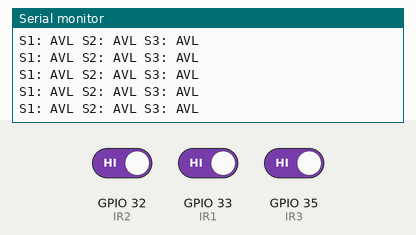
The sketch below on a simulated ESP32. Parts: the last lines printed to the serial monitor. Inputs (shaded band) come from the test bench; at power-on: GPIO 32 (IR2) HIGH, GPIO 33 (IR1) HIGH, GPIO 35 (IR3) HIGH. WiFi joins after 1.5 s; servers stay silent unless stated; no MQTT or app messages arrive unless stated.

Above: at 2.7 s.
2.8 s: GPIO 32 (IR2) driven LOW
At 3.4 s:
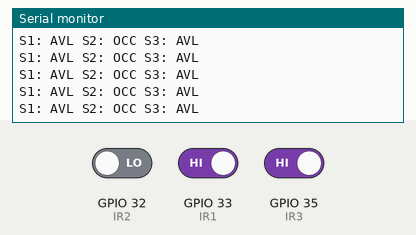
4.7 s: GPIO 33 (IR1) driven LOW
At 5.3 s:
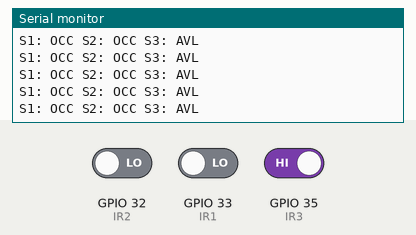
6.6 s: GPIO 35 (IR3) driven LOW
At 7.7 s:
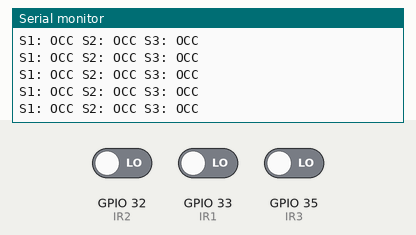
8.5 s: GPIO 32 (IR2) driven HIGH
At 9.0 s:
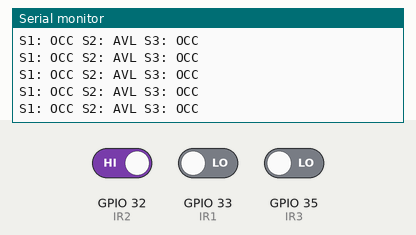
10.4 s: GPIO 33 (IR1) driven HIGH
At 11.2 s:
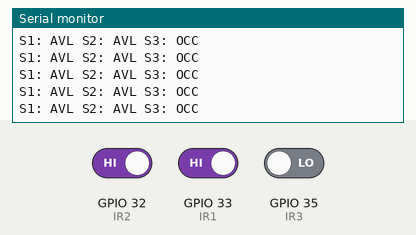
12.3 s: GPIO 32 (IR2) driven LOW
At 13.2 s:
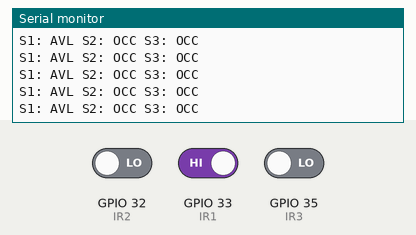

Measured:
- after the input at 2.8 s, the serial monitor: prints a new line at once (image 1)
- after the input at 4.7 s, the serial monitor: prints a new line at once (image 2)
- after the input at 6.6 s, the serial monitor: prints a new line at once (image 3)
- after the input at 8.5 s, the serial monitor: prints a new line at once (image 4)
- after the input at 10.4 s, the serial monitor: prints a new line at once (image 5)
- after the input at 12.3 s, the serial monitor: prints a new line at once (image 6)

The sketch:

ir_sensor.ino
```cpp
#include <WiFi.h>
#include <PubSubClient.h>

// WiFi
const char* ssid = "Nigga";
const char* password = "gllc8939";

// MQTT
const char* mqtt_server = "192.168.155.44";
const int mqtt_port = 1883;

// IR sensors (3 parking slots)
#define IR1 33
#define IR2 32
#define IR3 35

WiFiClient espClient;
PubSubClient client(espClient);

void setup() {
  Serial.begin(115200);

  pinMode(IR1, INPUT);
  pinMode(IR2, INPUT);
  pinMode(IR3, INPUT);

  // connect WiFi
  WiFi.begin(ssid, password);
  Serial.print("Connecting WiFi");
  while (WiFi.status() != WL_CONNECTED) {
    delay(500);
    Serial.print(".");
  }
  Serial.println("\nWiFi Connected");

  // connect MQTT
  client.setServer(mqtt_server, mqtt_port);
  while (!client.connected()) {
    Serial.print("Connecting MQTT...");
    if (client.connect("ESP32_Parking")) {
      Serial.println("Connected");
    } else {
      Serial.println("Retry...");
      delay(2000);
    }
  }
}

void loop() {

  if (!client.connected()) {
    while (!client.connected()) {
      client.connect("ESP32_Parking");
      delay(2000);
    }
  }

  // read sensors
  int s1 = digitalRead(IR1);
  int s2 = digitalRead(IR2);
  int s3 = digitalRead(IR3);

  // LOW = car detected
  if (s1 == LOW) client.publish("parking/slot1", "OCCUPIED");
  else           client.publish("parking/slot1", "AVAILABLE");

  if (s2 == LOW) client.publish("parking/slot2", "OCCUPIED");
  else           client.publish("parking/slot2", "AVAILABLE");

  if (s3 == LOW) client.publish("parking/slot3", "OCCUPIED");
  else           client.publish("parking/slot3", "AVAILABLE");

  // serial print
  Serial.print("S1: "); Serial.print(s1==LOW?"OCC ":"AVL ");
  Serial.print("S2: "); Serial.print(s2==LOW?"OCC ":"AVL ");
  Serial.print("S3: "); Serial.println(s3==LOW?"OCC":"AVL");

  delay(20); // send every 20 milli sec
}
```
